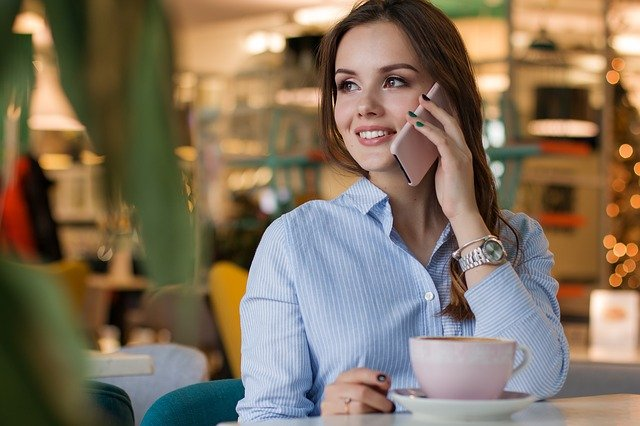
%> input picture robert-filtering/PenkaAlastair.jpg, 640 x 426 px
$ octave DidoCerys.m   (GNU Octave 9; MATLAB toolbox functions it lacks are replaced by stand-ins)
%> lines starting %> are read from the running program, lines starting %| are printed output that depends on the picture
%% Read in image
I = imread('PenkaAlastair.jpg');
%> I is the input picture: size 426x640x3 uint8; mean R, G, B 131, 114.7, 94.8
%% Convert to grayscale image
Igray = rgb2gray(I);
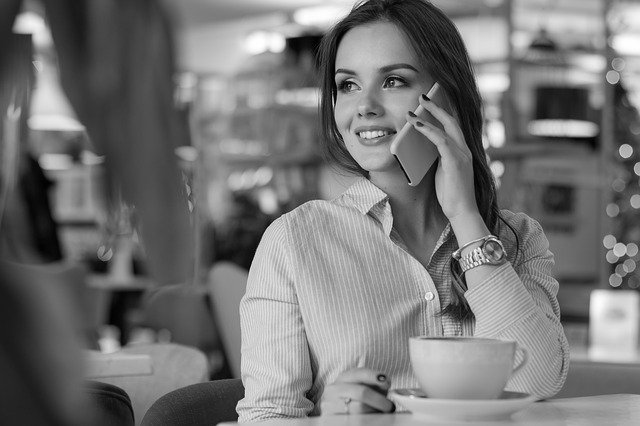
%> Igray: size 426x640 uint8; min 0, max 255, mean 117.3
%% Options
% Sharpening filter
% Robert gradient
rw1 = [-1 0; 0 1];
rw2 = [0 -1;1 0];
Robertw1 = imfilter(Igray,rw1,'corr','replicate');
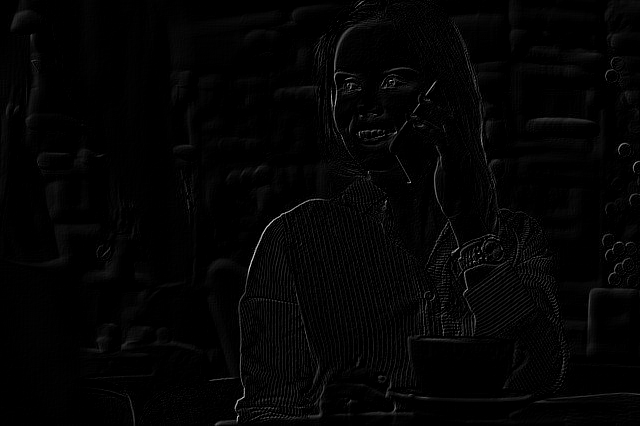
%> Robertw1: size 426x640 uint8; min 0, max 217, mean 3.9
Robertw2 = imfilter(Igray,rw2,'corr','replicate');
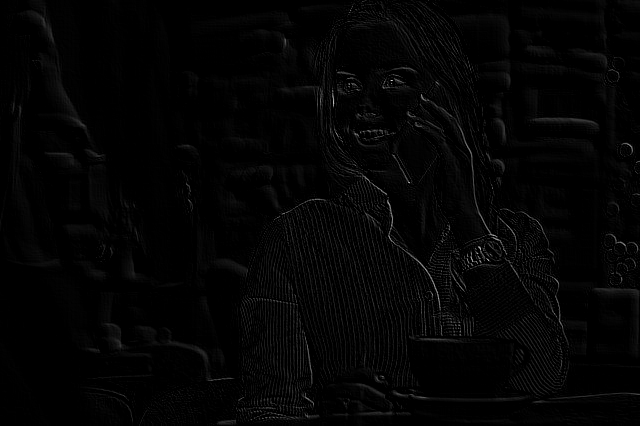
%> Robertw2: size 426x640 uint8; min 0, max 209, mean 4
Irobert = abs(Robertw1)+abs(Robertw2);
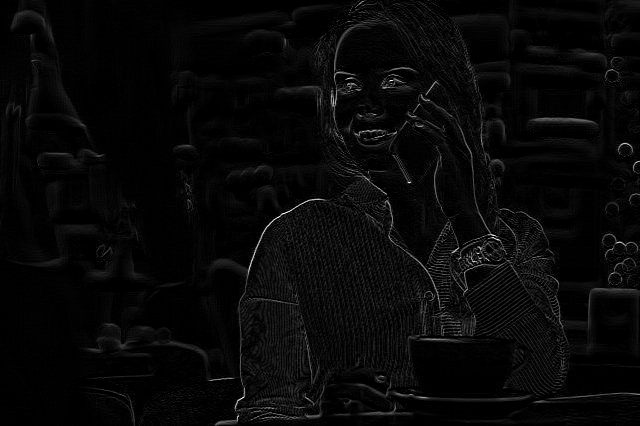
%> Irobert: size 426x640 uint8; min 0, max 255, mean 7.9
%% Display the image
subplot(2,2,1);
    imshow(Igray);
    title('Grayscale Image');
subplot(2,2,2);
    imshow(abs(Robertw1),[]),title('w1 filter');
subplot(2,2,3);
    imshow(abs(Robertw2),[]),title('w2 filter');
subplot(2,2,4);
    imshow(Irobert,[]),title('Robert gradient');

$ run again, with robert-filtering/guniang.png saved as robert-filtering/PenkaAlastair.jpg
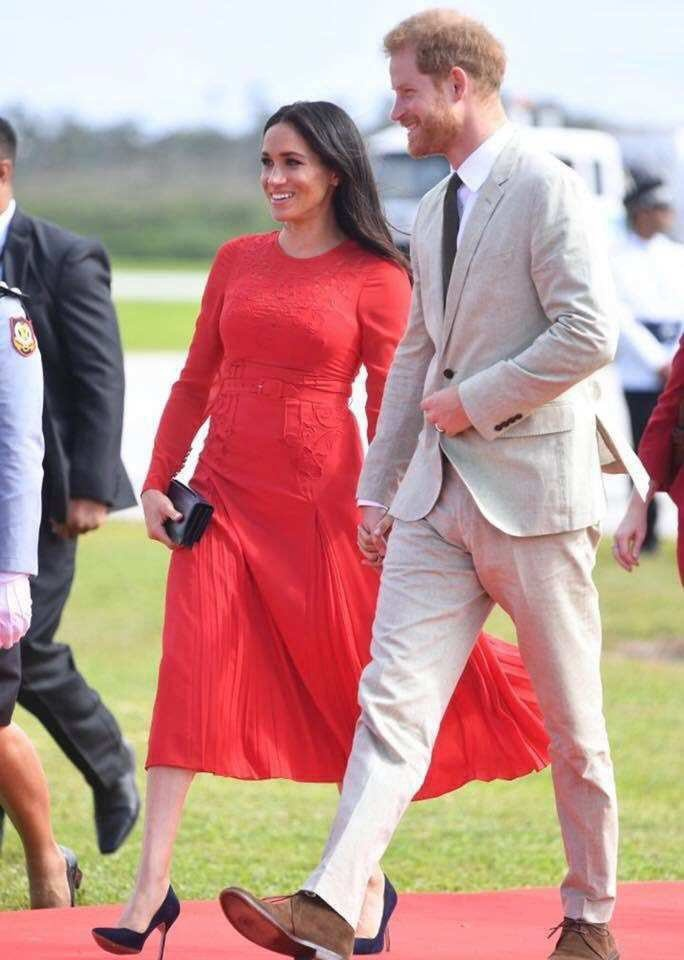
%> input picture robert-filtering/guniang.png, 684 x 960 px
%> I is the input picture: size 960x684x3 uint8; mean R, G, B 189.2, 149.5, 144.6
%> `Igray = rgb2gray(I);`:
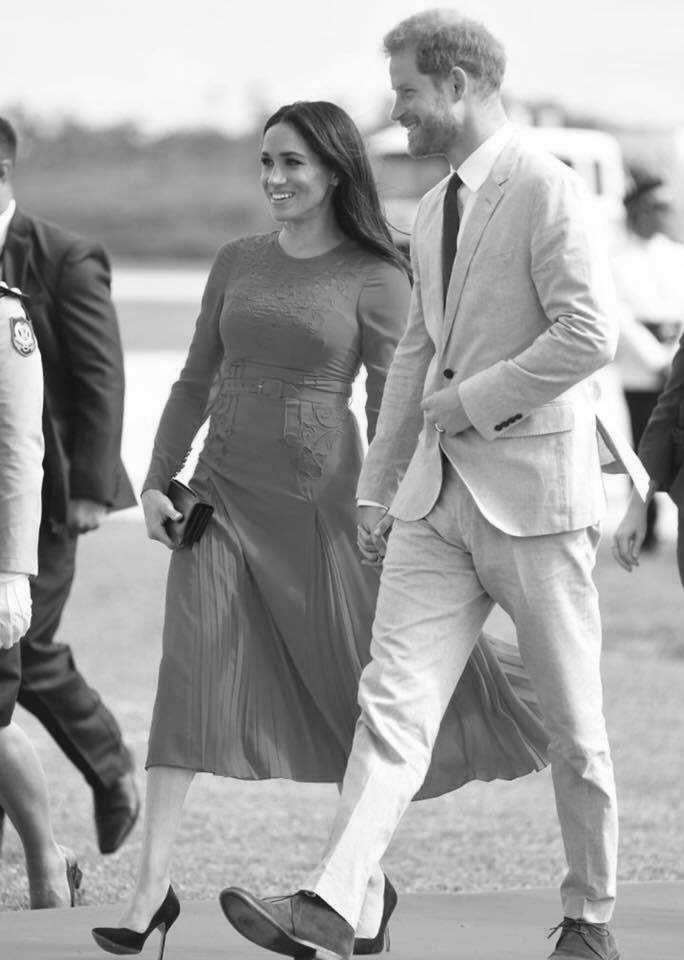
%> Igray: size 960x684 uint8; min 3, max 255, mean 160.9
%> `Robertw2 = imfilter(Igray,rw2,'corr','replicate');`:
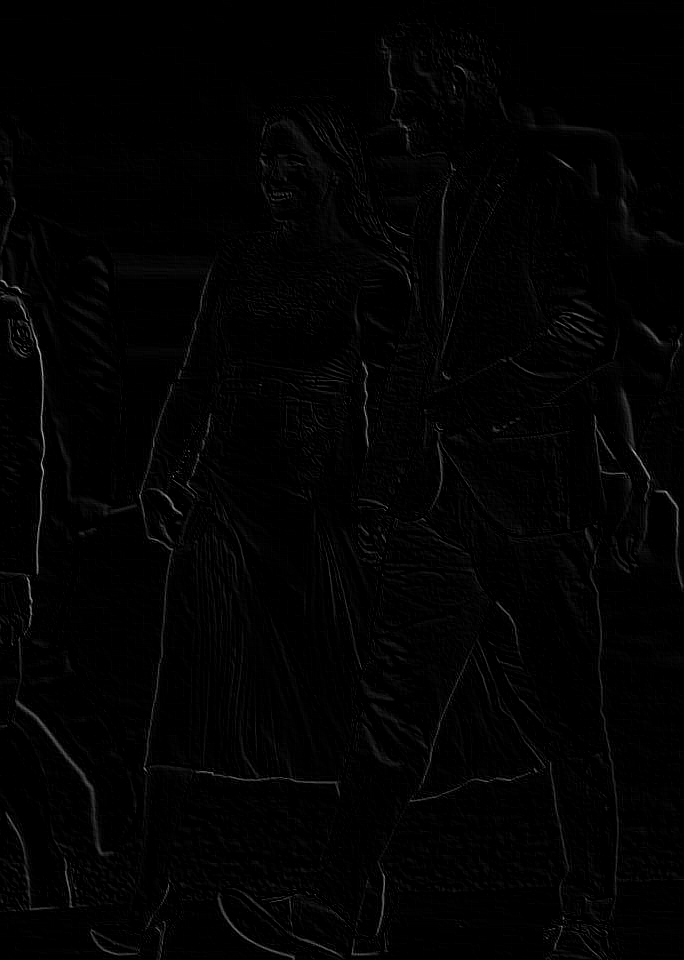
%> Robertw2: size 960x684 uint8; min 0, max 190, mean 2.6
